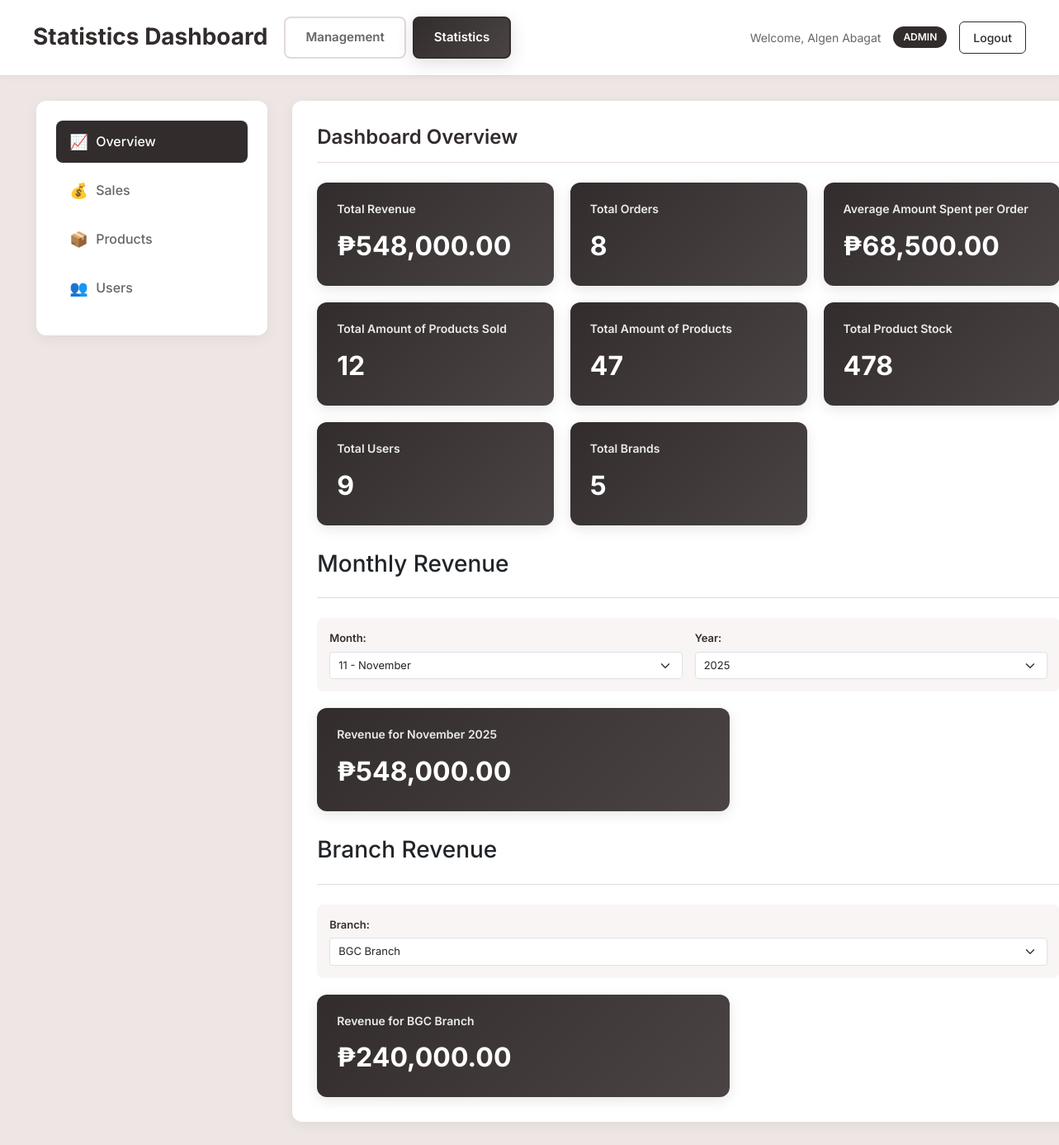
The app's page /admin-statistics.php (signed in), older data.
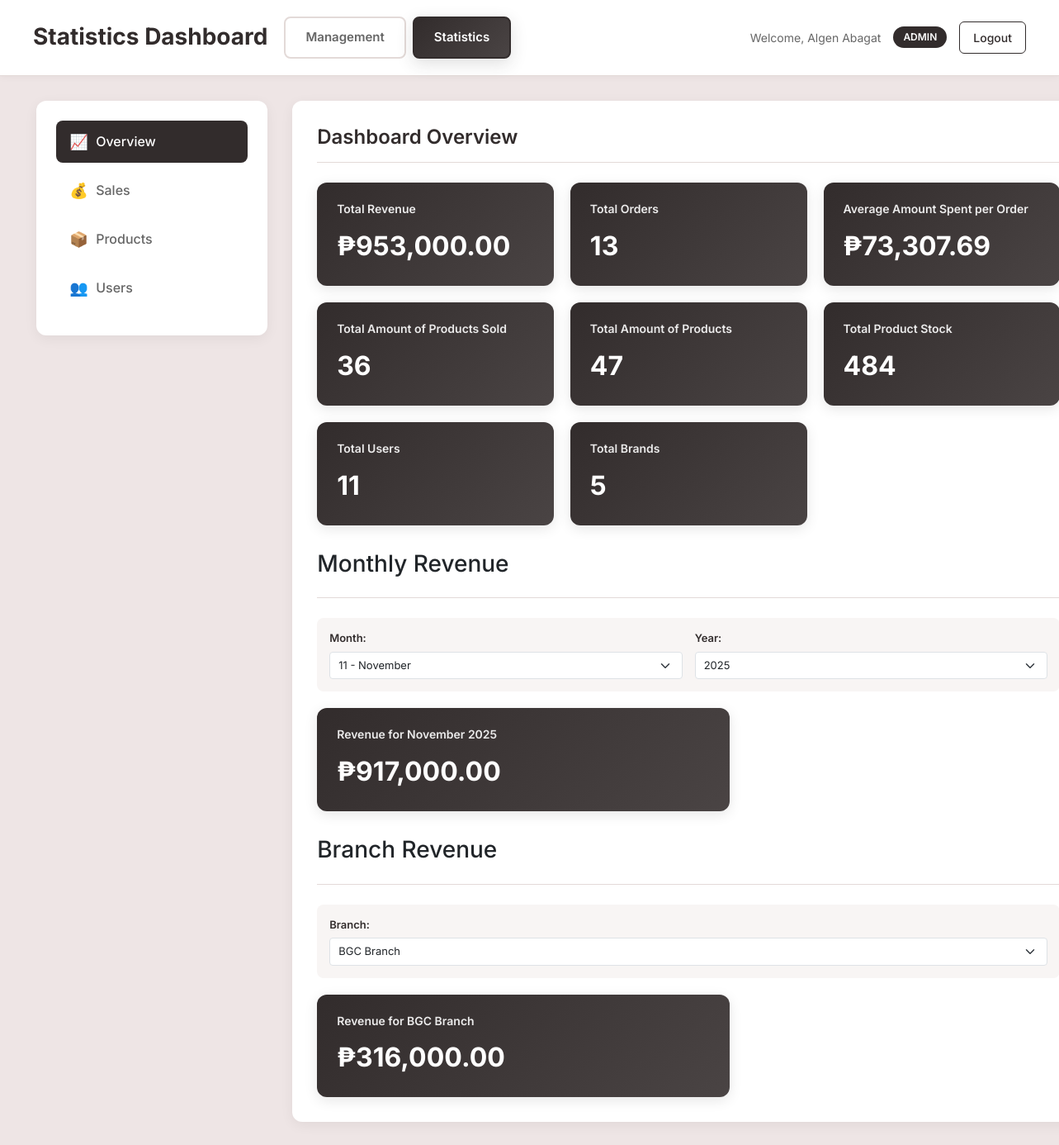
The same page, newer data.
### tables this page shows
CREATE TABLE `revenue` (
  `branch_id` int NOT NULL,
  `total_revenue` decimal(12,2) DEFAULT '0.00',
  PRIMARY KEY (`branch_id`),
  CONSTRAINT `revenue_ibfk_1` FOREIGN KEY (`branch_id`) REFERENCES `branches` (`branch_id`)
);

### admin-statistics.php (the view, shortened to what the changed rows need)
<?php
require_once 'config.php';
$conn = getDBConnection($servername, $username, $password, $database, $port);
?>
<!DOCTYPE html>
<html lang="en">
<head>
    <link href="https://cdn.jsdelivr.net/npm/bootstrap@5.3.3/dist/css/bootstrap.min.css" rel="stylesheet">
    <link rel="stylesheet" href="styles/styles.css">
    <link rel="stylesheet" href="styles/admin-dashboard.css">
</head>
<body>
    <div class="container-fluid admin-dashboard">
        <header class="admin-header">
            <div class="header-content">
                <div class="header-title-group">
                    <h1>Statistics Dashboard</h1>
                </div>
            </div>
        </header>
        <div class="admin-content" style="padding-left: 0;">
            <main class="admin-main" style="flex: 1;">
                <section id="stats-overview" class="content-section stats-section active">
                    <div class="section-header">
                        <h2>Dashboard Overview</h2>
                    </div>
                    <div class="stats-container">
                        <div class="stat-card">
                            <h5>Total Revenue</h5>
                            <p class="stat-number">₱<?php $sum = $conn->query("SELECT SUM(total_amount) as s FROM orders")->fetch_assoc(); echo number_format($sum['s'] ?? 0, 2); ?></p>
                        </div>
                        <div class="stat-card">
                            <h5>Total Orders</h5>
                            <p class="stat-number"><?php $cnt = $conn->query("SELECT COUNT(*) as c FROM orders")->fetch_assoc(); echo $cnt['c']; ?></p>
                        </div>
                        <div class="stat-card">
                            <h5>Average Amount Spent per Order</h5>
                            <p class="stat-number">₱<?php $sum = $conn->query("SELECT AVG(total_amount) as s FROM orders")->fetch_assoc(); echo number_format($sum['s'] ?? 0, 2); ?></p>
                        </div>
                        <div class="stat-card">
                            <h5>Total Amount of Products Sold</h5>
                            <p class="stat-number"><?php $cnt = $conn->query("SELECT SUM(quantity) as c FROM order_items")->fetch_assoc(); echo $cnt['c']; ?></p>
                        </div>
                        <div class="stat-card">
                            <h5>Total Product Stock</h5>
                            <p class="stat-number"><?php $prod = $conn->query("SELECT SUM(stock) as c FROM products")->fetch_assoc(); echo $prod['c']; ?></p>
                        </div>
                        <div class="stat-card">
                            <h5>Total Users</h5>
                            <p class="stat-number"><?php $users = $conn->query("SELECT COUNT(*) as c FROM users")->fetch_assoc(); echo $users['c']; ?></p>
                        </div>
                    </div>
                    <div style="margin-top: 30px;">
                        <div class="stat-card" style="width: 100%; max-width: 500px;">
                            <h5>Revenue for <span id="selectedMonth"><?php echo date('F Y'); ?></span></h5>
                            <p class="stat-number" id="monthlyRevenueAmount">₱<?php
                                $currentMonth = date('m');
                                $currentYear = date('Y');
                                $mr = $conn->query("
                                                    SELECT COALESCE(SUM(p.amount), 0) as s
                                                    FROM orders o
                                                    JOIN payments p ON o.order_id = p.order_id
                                                    WHERE MONTH(o.order_date) = $currentMonth
                                                    AND YEAR(o.order_date) = $currentYear
                                                    AND p.status = 'Completed'
                                                ")->fetch_assoc();
                                echo number_format($mr['s'] ?? 0, 2);
                            ?></p>
                        </div>
                    </div>
                    <?php
                    $branchesQuery = $conn->query("
                        SELECT DISTINCT b.branch_id, b.branch_name
                        FROM branches b
                        JOIN revenue r ON b.branch_id = r.branch_id
                        ORDER BY b.branch_name ASC
                    ");
                    $branches = [];
                    while ($branch = $branchesQuery->fetch_assoc()) {
                        $branches[] = $branch;
                    }
                    $defaultBranchId = $branches[0]['branch_id'] ?? null;
                    $defaultBranchName = $branches[0]['branch_name'] ?? 'N/A';
                    $defaultBranchRevenue = 0;
                    if ($defaultBranchId !== null) {
                        $br = $conn->query("
                            SELECT total_revenue AS s
                            FROM revenue
                            WHERE branch_id = $defaultBranchId
                        ")->fetch_assoc();
                        $defaultBranchRevenue = $br['s'] ?? 0;
                    }
                    ?>
                    <div style="margin-top: 30px;">
                        <div class="stat-card" style="width: 100%; max-width: 500px;">
                            <h5>Revenue for <span id="selectedBranch"><?php echo htmlspecialchars($defaultBranchName); ?></span></h5>
                            <p class="stat-number" id="branchRevenueAmount">
                                ₱<?php echo number_format($defaultBranchRevenue, 2); ?>
                            </p>
                        </div>
                    </div>
                </section>
            </main>
        </div>
    </div>
</body>
</html>

Row changes from the older to the newer data that the page shows:
changed revenue: total_revenue "240,000.00" → "316,000.00"
Text that changed along with them:
$sum['s']: "548,000.00" → "953,000.00"
$cnt['c']: "8" → "13"
$sum['s']: "68,500.00" → "73,307.69"
$cnt['c']: "12" → "36"
$prod['c']: "478" → "484"
$users['c']: "9" → "11"
$mr['s']: "548,000.00" → "917,000.00"
